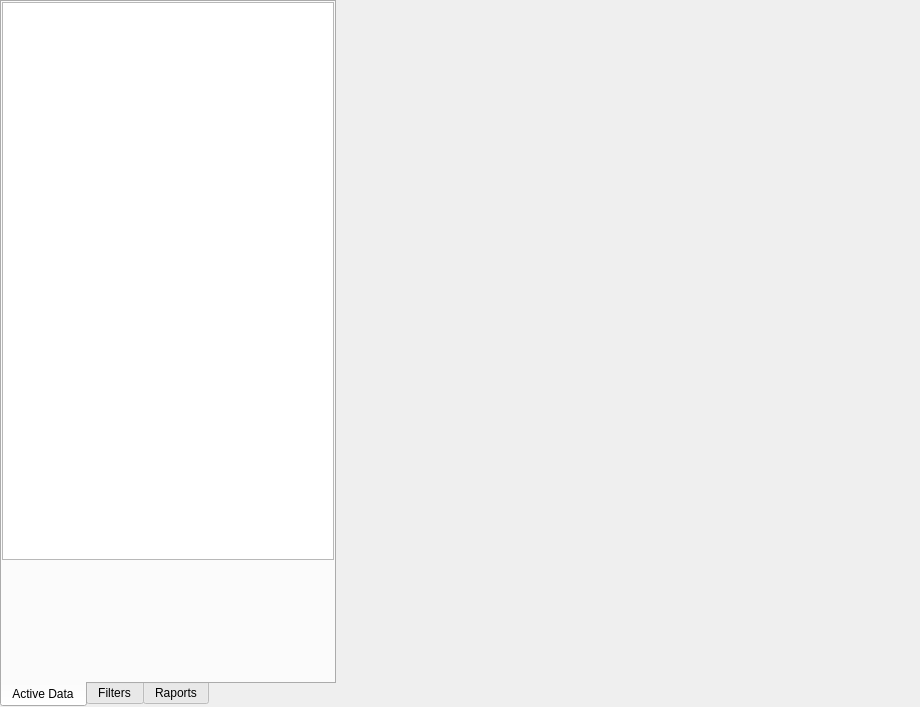
<?xml version="1.0" encoding="UTF-8"?>
<ui version="4.0">
 <class>AnalisisWidget</class>
 <widget class="QWidget" name="AnalisisWidget">
  <property name="geometry">
   <rect>
    <x>0</x>
    <y>0</y>
    <width>920</width>
    <height>707</height>
   </rect>
  </property>
  <property name="windowTitle">
   <string>Form</string>
  </property>
  <property name="styleSheet">
   <string notr="true"/>
  </property>
  <layout class="QHBoxLayout" name="horizontalLayout_2">
   <property name="spacing">
    <number>6</number>
   </property>
   <property name="leftMargin">
    <number>0</number>
   </property>
   <property name="topMargin">
    <number>0</number>
   </property>
   <property name="rightMargin">
    <number>0</number>
   </property>
   <property name="bottomMargin">
    <number>0</number>
   </property>
   <item>
    <widget class="QFrame" name="LeftContainer">
     <property name="sizePolicy">
      <sizepolicy hsizetype="Minimum" vsizetype="Preferred">
       <horstretch>0</horstretch>
       <verstretch>0</verstretch>
      </sizepolicy>
     </property>
     <property name="styleSheet">
      <string notr="true"/>
     </property>
     <layout class="QVBoxLayout" name="verticalLayout">
      <property name="leftMargin">
       <number>0</number>
      </property>
      <property name="topMargin">
       <number>0</number>
      </property>
      <property name="rightMargin">
       <number>0</number>
      </property>
      <property name="bottomMargin">
       <number>0</number>
      </property>
      <item>
       <widget class="QTabWidget" name="tabWidget">
        <property name="sizePolicy">
         <sizepolicy hsizetype="Minimum" vsizetype="Expanding">
          <horstretch>0</horstretch>
          <verstretch>0</verstretch>
         </sizepolicy>
        </property>
        <property name="styleSheet">
         <string notr="true"/>
        </property>
        <property name="tabPosition">
         <enum>QTabWidget::South</enum>
        </property>
        <property name="currentIndex">
         <number>0</number>
        </property>
        <widget class="QWidget" name="activeDataTab">
         <attribute name="icon">
          <iconset>
           <normaloff>:/mde/icons/zaladowane.png</normaloff>:/mde/icons/zaladowane.png</iconset>
         </attribute>
         <attribute name="title">
          <string>Active Data</string>
         </attribute>
         <layout class="QVBoxLayout" name="verticalLayout_2">
          <property name="spacing">
           <number>1</number>
          </property>
          <property name="leftMargin">
           <number>0</number>
          </property>
          <property name="topMargin">
           <number>0</number>
          </property>
          <property name="rightMargin">
           <number>0</number>
          </property>
          <property name="bottomMargin">
           <number>0</number>
          </property>
          <item>
           <widget class="QWidget" name="treeHolder" native="true">
            <property name="sizePolicy">
             <sizepolicy hsizetype="Preferred" vsizetype="Expanding">
              <horstretch>0</horstretch>
              <verstretch>0</verstretch>
             </sizepolicy>
            </property>
            <property name="styleSheet">
             <string notr="true"/>
            </property>
            <layout class="QHBoxLayout" name="horizontalLayout">
             <property name="spacing">
              <number>0</number>
             </property>
             <property name="leftMargin">
              <number>0</number>
             </property>
             <property name="topMargin">
              <number>0</number>
             </property>
             <property name="rightMargin">
              <number>0</number>
             </property>
             <property name="bottomMargin">
              <number>0</number>
             </property>
             <item>
              <widget class="QTreeView" name="treeView"/>
             </item>
            </layout>
           </widget>
          </item>
          <item>
           <widget class="QWidget" name="SummaryWindowWidget" native="true">
            <property name="sizePolicy">
             <sizepolicy hsizetype="Minimum" vsizetype="Minimum">
              <horstretch>0</horstretch>
              <verstretch>0</verstretch>
             </sizepolicy>
            </property>
            <property name="minimumSize">
             <size>
              <width>0</width>
              <height>120</height>
             </size>
            </property>
           </widget>
          </item>
         </layout>
        </widget>
        <widget class="QWidget" name="filtersTab">
         <attribute name="icon">
          <iconset resource="MdeViewIcons.qrc">
           <normaloff>:/mde/icons/filtry.png</normaloff>:/mde/icons/filtry.png</iconset>
         </attribute>
         <attribute name="title">
          <string>Filters</string>
         </attribute>
         <layout class="QVBoxLayout" name="verticalLayout_5">
          <property name="leftMargin">
           <number>0</number>
          </property>
          <property name="topMargin">
           <number>0</number>
          </property>
          <property name="rightMargin">
           <number>0</number>
          </property>
          <property name="bottomMargin">
           <number>0</number>
          </property>
          <item>
           <widget class="QFrame" name="containerFrame">
            <property name="sizePolicy">
             <sizepolicy hsizetype="Minimum" vsizetype="Preferred">
              <horstretch>0</horstretch>
              <verstretch>0</verstretch>
             </sizepolicy>
            </property>
            <property name="styleSheet">
             <string notr="true"/>
            </property>
            <layout class="QVBoxLayout" name="verticalLayout_4">
             <property name="leftMargin">
              <number>1</number>
             </property>
             <property name="topMargin">
              <number>0</number>
             </property>
             <property name="rightMargin">
              <number>1</number>
             </property>
             <property name="bottomMargin">
              <number>0</number>
             </property>
             <item>
              <widget class="QWidget" name="header" native="true">
               <property name="sizePolicy">
                <sizepolicy hsizetype="Minimum" vsizetype="Minimum">
                 <horstretch>0</horstretch>
                 <verstretch>0</verstretch>
                </sizepolicy>
               </property>
               <property name="maximumSize">
                <size>
                 <width>16777215</width>
                 <height>20</height>
                </size>
               </property>
               <layout class="QHBoxLayout" name="horizontalLayout_4">
                <property name="topMargin">
                 <number>0</number>
                </property>
                <property name="bottomMargin">
                 <number>0</number>
                </property>
                <item>
                 <widget class="QLabel" name="label">
                  <property name="sizePolicy">
                   <sizepolicy hsizetype="Preferred" vsizetype="Minimum">
                    <horstretch>0</horstretch>
                    <verstretch>0</verstretch>
                   </sizepolicy>
                  </property>
                  <property name="font">
                   <font>
                    <pointsize>10</pointsize>
                   </font>
                  </property>
                  <property name="text">
                   <string>Filters</string>
                  </property>
                 </widget>
                </item>
                <item>
                 <widget class="QToolButton" name="resetButton">
                  <property name="styleSheet">
                   <string notr="true"/>
                  </property>
                  <property name="text">
                   <string>Reset All</string>
                  </property>
                 </widget>
                </item>
                <item>
                 <widget class="QToolButton" name="hideButton">
                  <property name="sizePolicy">
                   <sizepolicy hsizetype="Fixed" vsizetype="Minimum">
                    <horstretch>0</horstretch>
                    <verstretch>0</verstretch>
                   </sizepolicy>
                  </property>
                  <property name="styleSheet">
                   <string notr="true"/>
                  </property>
                  <property name="text">
                   <string>hide</string>
                  </property>
                  <property name="icon">
                   <iconset>
                    <normaloff>:/mde/icons/strzalka-dol.png</normaloff>
                    <normalon>:/mde/icons/strzalka-gora.png</normalon>:/mde/icons/strzalka-dol.png</iconset>
                  </property>
                  <property name="checkable">
                   <bool>true</bool>
                  </property>
                  <property name="autoRaise">
                   <bool>true</bool>
                  </property>
                 </widget>
                </item>
               </layout>
              </widget>
             </item>
             <item>
              <widget class="QScrollArea" name="scrollArea">
               <property name="enabled">
                <bool>true</bool>
               </property>
               <property name="sizePolicy">
                <sizepolicy hsizetype="Minimum" vsizetype="Minimum">
                 <horstretch>0</horstretch>
                 <verstretch>0</verstretch>
                </sizepolicy>
               </property>
               <property name="minimumSize">
                <size>
                 <width>330</width>
                 <height>160</height>
                </size>
               </property>
               <property name="maximumSize">
                <size>
                 <width>16777215</width>
                 <height>16777215</height>
                </size>
               </property>
               <property name="styleSheet">
                <string notr="true"/>
               </property>
               <property name="verticalScrollBarPolicy">
                <enum>Qt::ScrollBarAlwaysOn</enum>
               </property>
               <property name="horizontalScrollBarPolicy">
                <enum>Qt::ScrollBarAsNeeded</enum>
               </property>
               <property name="widgetResizable">
                <bool>true</bool>
               </property>
               <widget class="QWidget" name="filterScroll">
                <property name="geometry">
                 <rect>
                  <x>0</x>
                  <y>0</y>
                  <width>311</width>
                  <height>158</height>
                 </rect>
                </property>
                <property name="styleSheet">
                 <string notr="true"/>
                </property>
               </widget>
              </widget>
             </item>
            </layout>
           </widget>
          </item>
          <item>
           <widget class="QWidget" name="configurationFrame" native="true">
            <property name="styleSheet">
             <string notr="true"/>
            </property>
            <layout class="QVBoxLayout" name="verticalLayout_6">
             <item>
              <widget class="QPushButton" name="applyButton">
               <property name="styleSheet">
                <string notr="true"/>
               </property>
               <property name="text">
                <string>Apply</string>
               </property>
              </widget>
             </item>
             <item>
              <widget class="QScrollArea" name="scrollArea_2">
               <property name="styleSheet">
                <string notr="true"/>
               </property>
               <property name="widgetResizable">
                <bool>true</bool>
               </property>
               <widget class="QWidget" name="configurationWidget">
                <property name="geometry">
                 <rect>
                  <x>0</x>
                  <y>0</y>
                  <width>312</width>
                  <height>438</height>
                 </rect>
                </property>
               </widget>
              </widget>
             </item>
            </layout>
           </widget>
          </item>
         </layout>
        </widget>
        <widget class="QWidget" name="raportsTab">
         <attribute name="icon">
          <iconset resource="MdeViewIcons.qrc">
           <normaloff>:/mde/icons/karta.png</normaloff>:/mde/icons/karta.png</iconset>
         </attribute>
         <attribute name="title">
          <string>Raports</string>
         </attribute>
         <layout class="QVBoxLayout" name="verticalLayout_3">
          <item>
           <widget class="QScrollArea" name="scrollArea_3">
            <property name="styleSheet">
             <string notr="true"/>
            </property>
            <property name="widgetResizable">
             <bool>true</bool>
            </property>
            <widget class="QWidget" name="raportCont">
             <property name="geometry">
              <rect>
               <x>0</x>
               <y>0</y>
               <width>312</width>
               <height>659</height>
              </rect>
             </property>
             <property name="styleSheet">
              <string notr="true"/>
             </property>
             <layout class="QVBoxLayout" name="verticalLayout_7">
              <item>
               <widget class="QWidget" name="reportsTools" native="true">
                <property name="sizePolicy">
                 <sizepolicy hsizetype="Preferred" vsizetype="Minimum">
                  <horstretch>0</horstretch>
                  <verstretch>0</verstretch>
                 </sizepolicy>
                </property>
                <layout class="QFormLayout" name="formLayout">
                 <item row="0" column="0">
                  <widget class="QLabel" name="label_2">
                   <property name="text">
                    <string>Report title</string>
                   </property>
                  </widget>
                 </item>
                 <item row="0" column="1">
                  <widget class="QLineEdit" name="reportsTitle"/>
                 </item>
                 <item row="1" column="0">
                  <widget class="QLabel" name="label_3">
                   <property name="text">
                    <string>Template</string>
                   </property>
                  </widget>
                 </item>
                 <item row="2" column="0">
                  <widget class="QLabel" name="label_4">
                   <property name="text">
                    <string>Style</string>
                   </property>
                  </widget>
                 </item>
                 <item row="1" column="1">
                  <widget class="QComboBox" name="templateComboBox"/>
                 </item>
                 <item row="2" column="1">
                  <widget class="QComboBox" name="styleComboBox"/>
                 </item>
                 <item row="3" column="0">
                  <widget class="QPushButton" name="createReportButton">
                   <property name="text">
                    <string>Create Report</string>
                   </property>
                  </widget>
                 </item>
                </layout>
               </widget>
              </item>
              <item>
               <widget class="QWidget" name="raportsArea" native="true">
                <layout class="QGridLayout" name="gridLayout"/>
               </widget>
              </item>
              <item>
               <widget class="QWidget" name="widget_2" native="true">
                <property name="sizePolicy">
                 <sizepolicy hsizetype="Preferred" vsizetype="Expanding">
                  <horstretch>0</horstretch>
                  <verstretch>0</verstretch>
                 </sizepolicy>
                </property>
               </widget>
              </item>
             </layout>
            </widget>
           </widget>
          </item>
         </layout>
        </widget>
       </widget>
      </item>
     </layout>
    </widget>
   </item>
   <item>
    <widget class="QWidget" name="analisisArea" native="true">
     <property name="sizePolicy">
      <sizepolicy hsizetype="Expanding" vsizetype="Expanding">
       <horstretch>0</horstretch>
       <verstretch>0</verstretch>
      </sizepolicy>
     </property>
     <property name="styleSheet">
      <string notr="true"/>
     </property>
    </widget>
   </item>
  </layout>
 </widget>
 <resources>
  <include location="../../coreui/ui/CoreIcons.qrc"/>
  <include location="MdeViewIcons.qrc"/>
 </resources>
 <connections/>
</ui>
